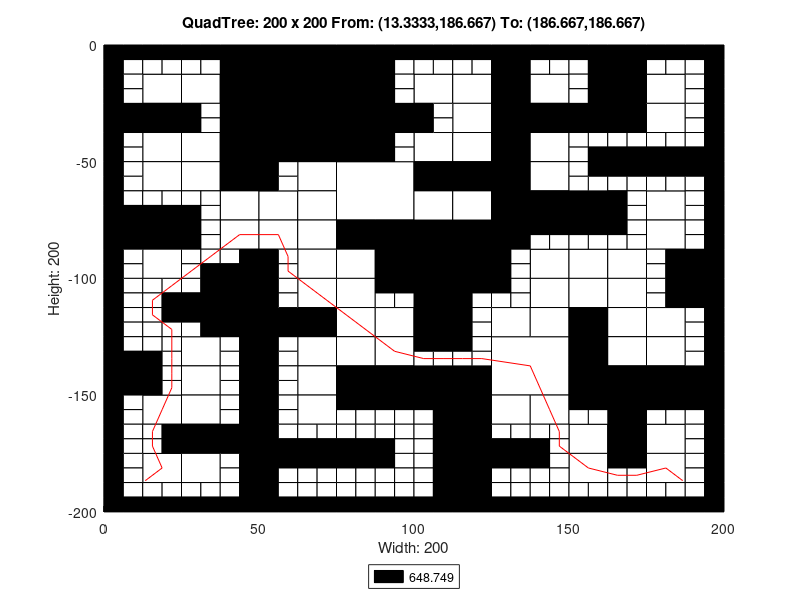

MATLAB code to generate this figure:
axis([0 200 -200 0]);
title('QuadTree: 200 x 200 From: (13.3333,186.667) To: (186.667,186.667)');
xlabel('Width: 200');
ylabel('Height: 200');
rectangle('Position',[50 -25 25 25], 'FaceColor',[0 0 0]);
rectangle('Position',[50 -50 25 25], 'FaceColor',[0 0 0]);
rectangle('Position',[75 -75 25 25], 'FaceColor',[1 1 1]);
rectangle('Position',[100 -100 25 25], 'FaceColor',[0 0 0]);
rectangle('Position',[125 -150 25 25], 'FaceColor',[1 1 1]);
rectangle('Position',[12.5 -25 12.5 12.5], 'FaceColor',[1 1 1]);
rectangle('Position',[37.5 -12.5 12.5 12.5], 'FaceColor',[0 0 0]);
rectangle('Position',[25 -25 12.5 12.5], 'FaceColor',[1 1 1]);
rectangle('Position',[37.5 -25 12.5 12.5], 'FaceColor',[0 0 0]);
rectangle('Position',[0 -37.5 12.5 12.5], 'FaceColor',[0 0 0]);
rectangle('Position',[12.5 -37.5 12.5 12.5], 'FaceColor',[0 0 0]);
rectangle('Position',[12.5 -50 12.5 12.5], 'FaceColor',[1 1 1]);
rectangle('Position',[37.5 -37.5 12.5 12.5], 'FaceColor',[0 0 0]);
rectangle('Position',[25 -50 12.5 12.5], 'FaceColor',[1 1 1]);
rectangle('Position',[37.5 -50 12.5 12.5], 'FaceColor',[0 0 0]);
rectangle('Position',[75 -12.5 12.5 12.5], 'FaceColor',[0 0 0]);
rectangle('Position',[75 -25 12.5 12.5], 'FaceColor',[0 0 0]);
rectangle('Position',[75 -37.5 12.5 12.5], 'FaceColor',[0 0 0]);
rectangle('Position',[87.5 -37.5 12.5 12.5], 'FaceColor',[0 0 0]);
rectangle('Position',[75 -50 12.5 12.5], 'FaceColor',[0 0 0]);
rectangle('Position',[12.5 -62.5 12.5 12.5], 'FaceColor',[1 1 1]);
rectangle('Position',[25 -62.5 12.5 12.5], 'FaceColor',[1 1 1]);
rectangle('Position',[37.5 -62.5 12.5 12.5], 'FaceColor',[0 0 0]);
rectangle('Position',[37.5 -75 12.5 12.5], 'FaceColor',[1 1 1]);
rectangle('Position',[0 -87.5 12.5 12.5], 'FaceColor',[0 0 0]);
rectangle('Position',[12.5 -87.5 12.5 12.5], 'FaceColor',[0 0 0]);
rectangle('Position',[12.5 -100 12.5 12.5], 'FaceColor',[1 1 1]);
rectangle('Position',[37.5 -87.5 12.5 12.5], 'FaceColor',[1 1 1]);
rectangle('Position',[62.5 -62.5 12.5 12.5], 'FaceColor',[1 1 1]);
rectangle('Position',[50 -75 12.5 12.5], 'FaceColor',[1 1 1]);
rectangle('Position',[62.5 -75 12.5 12.5], 'FaceColor',[1 1 1]);
rectangle('Position',[50 -87.5 12.5 12.5], 'FaceColor',[1 1 1]);
rectangle('Position',[62.5 -87.5 12.5 12.5], 'FaceColor',[1 1 1]);
rectangle('Position',[62.5 -100 12.5 12.5], 'FaceColor',[1 1 1]);
rectangle('Position',[75 -87.5 12.5 12.5], 'FaceColor',[0 0 0]);
rectangle('Position',[87.5 -87.5 12.5 12.5], 'FaceColor',[0 0 0]);
rectangle('Position',[75 -100 12.5 12.5], 'FaceColor',[1 1 1]);
rectangle('Position',[87.5 -100 12.5 12.5], 'FaceColor',[0 0 0]);
rectangle('Position',[100 -25 12.5 12.5], 'FaceColor',[1 1 1]);
rectangle('Position',[112.5 -25 12.5 12.5], 'FaceColor',[1 1 1]);
rectangle('Position',[125 -12.5 12.5 12.5], 'FaceColor',[0 0 0]);
rectangle('Position',[125 -25 12.5 12.5], 'FaceColor',[0 0 0]);
rectangle('Position',[137.5 -25 12.5 12.5], 'FaceColor',[1 1 1]);
rectangle('Position',[112.5 -37.5 12.5 12.5], 'FaceColor',[1 1 1]);
rectangle('Position',[100 -50 12.5 12.5], 'FaceColor',[1 1 1]);
rectangle('Position',[112.5 -50 12.5 12.5], 'FaceColor',[1 1 1]);
rectangle('Position',[125 -37.5 12.5 12.5], 'FaceColor',[0 0 0]);
rectangle('Position',[137.5 -37.5 12.5 12.5], 'FaceColor',[0 0 0]);
rectangle('Position',[125 -50 12.5 12.5], 'FaceColor',[0 0 0]);
rectangle('Position',[137.5 -50 12.5 12.5], 'FaceColor',[1 1 1]);
rectangle('Position',[162.5 -12.5 12.5 12.5], 'FaceColor',[0 0 0]);
rectangle('Position',[162.5 -25 12.5 12.5], 'FaceColor',[0 0 0]);
rectangle('Position',[175 -25 12.5 12.5], 'FaceColor',[1 1 1]);
rectangle('Position',[150 -37.5 12.5 12.5], 'FaceColor',[0 0 0]);
rectangle('Position',[162.5 -37.5 12.5 12.5], 'FaceColor',[0 0 0]);
rectangle('Position',[175 -37.5 12.5 12.5], 'FaceColor',[1 1 1]);
rectangle('Position',[100 -62.5 12.5 12.5], 'FaceColor',[0 0 0]);
rectangle('Position',[112.5 -62.5 12.5 12.5], 'FaceColor',[0 0 0]);
rectangle('Position',[100 -75 12.5 12.5], 'FaceColor',[1 1 1]);
rectangle('Position',[112.5 -75 12.5 12.5], 'FaceColor',[1 1 1]);
rectangle('Position',[125 -62.5 12.5 12.5], 'FaceColor',[0 0 0]);
rectangle('Position',[137.5 -62.5 12.5 12.5], 'FaceColor',[1 1 1]);
rectangle('Position',[125 -75 12.5 12.5], 'FaceColor',[0 0 0]);
rectangle('Position',[137.5 -75 12.5 12.5], 'FaceColor',[0 0 0]);
rectangle('Position',[125 -87.5 12.5 12.5], 'FaceColor',[0 0 0]);
rectangle('Position',[137.5 -100 12.5 12.5], 'FaceColor',[1 1 1]);
rectangle('Position',[150 -75 12.5 12.5], 'FaceColor',[0 0 0]);
rectangle('Position',[175 -75 12.5 12.5], 'FaceColor',[1 1 1]);
rectangle('Position',[150 -100 12.5 12.5], 'FaceColor',[1 1 1]);
rectangle('Position',[162.5 -100 12.5 12.5], 'FaceColor',[1 1 1]);
rectangle('Position',[175 -87.5 12.5 12.5], 'FaceColor',[1 1 1]);
rectangle('Position',[187.5 -100 12.5 12.5], 'FaceColor',[0 0 0]);
rectangle('Position',[37.5 -112.5 12.5 12.5], 'FaceColor',[0 0 0]);
rectangle('Position',[37.5 -125 12.5 12.5], 'FaceColor',[0 0 0]);
rectangle('Position',[0 -150 12.5 12.5], 'FaceColor',[0 0 0]);
rectangle('Position',[25 -137.5 12.5 12.5], 'FaceColor',[1 1 1]);
rectangle('Position',[25 -150 12.5 12.5], 'FaceColor',[1 1 1]);
rectangle('Position',[62.5 -112.5 12.5 12.5], 'FaceColor',[1 1 1]);
rectangle('Position',[50 -125 12.5 12.5], 'FaceColor',[0 0 0]);
rectangle('Position',[62.5 -125 12.5 12.5], 'FaceColor',[0 0 0]);
rectangle('Position',[75 -112.5 12.5 12.5], 'FaceColor',[1 1 1]);
rectangle('Position',[75 -125 12.5 12.5], 'FaceColor',[1 1 1]);
rectangle('Position',[87.5 -125 12.5 12.5], 'FaceColor',[1 1 1]);
rectangle('Position',[62.5 -137.5 12.5 12.5], 'FaceColor',[1 1 1]);
rectangle('Position',[62.5 -150 12.5 12.5], 'FaceColor',[1 1 1]);
rectangle('Position',[75 -137.5 12.5 12.5], 'FaceColor',[1 1 1]);
rectangle('Position',[87.5 -137.5 12.5 12.5], 'FaceColor',[1 1 1]);
rectangle('Position',[75 -150 12.5 12.5], 'FaceColor',[0 0 0]);
rectangle('Position',[87.5 -150 12.5 12.5], 'FaceColor',[0 0 0]);
rectangle('Position',[12.5 -162.5 12.5 12.5], 'FaceColor',[1 1 1]);
rectangle('Position',[25 -162.5 12.5 12.5], 'FaceColor',[1 1 1]);
rectangle('Position',[25 -175 12.5 12.5], 'FaceColor',[0 0 0]);
rectangle('Position',[37.5 -175 12.5 12.5], 'FaceColor',[0 0 0]);
rectangle('Position',[12.5 -187.5 12.5 12.5], 'FaceColor',[1 1 1]);
rectangle('Position',[25 -187.5 12.5 12.5], 'FaceColor',[1 1 1]);
rectangle('Position',[62.5 -162.5 12.5 12.5], 'FaceColor',[1 1 1]);
rectangle('Position',[100 -112.5 12.5 12.5], 'FaceColor',[0 0 0]);
rectangle('Position',[100 -125 12.5 12.5], 'FaceColor',[0 0 0]);
rectangle('Position',[137.5 -112.5 12.5 12.5], 'FaceColor',[1 1 1]);
rectangle('Position',[125 -125 12.5 12.5], 'FaceColor',[1 1 1]);
rectangle('Position',[137.5 -125 12.5 12.5], 'FaceColor',[1 1 1]);
rectangle('Position',[100 -150 12.5 12.5], 'FaceColor',[0 0 0]);
rectangle('Position',[112.5 -150 12.5 12.5], 'FaceColor',[0 0 0]);
rectangle('Position',[150 -112.5 12.5 12.5], 'FaceColor',[1 1 1]);
rectangle('Position',[162.5 -112.5 12.5 12.5], 'FaceColor',[1 1 1]);
rectangle('Position',[150 -125 12.5 12.5], 'FaceColor',[0 0 0]);
rectangle('Position',[162.5 -125 12.5 12.5], 'FaceColor',[1 1 1]);
rectangle('Position',[187.5 -112.5 12.5 12.5], 'FaceColor',[0 0 0]);
rectangle('Position',[175 -125 12.5 12.5], 'FaceColor',[1 1 1]);
rectangle('Position',[150 -137.5 12.5 12.5], 'FaceColor',[0 0 0]);
rectangle('Position',[162.5 -137.5 12.5 12.5], 'FaceColor',[1 1 1]);
rectangle('Position',[150 -150 12.5 12.5], 'FaceColor',[0 0 0]);
rectangle('Position',[162.5 -150 12.5 12.5], 'FaceColor',[0 0 0]);
rectangle('Position',[175 -137.5 12.5 12.5], 'FaceColor',[1 1 1]);
rectangle('Position',[175 -150 12.5 12.5], 'FaceColor',[0 0 0]);
rectangle('Position',[187.5 -150 12.5 12.5], 'FaceColor',[0 0 0]);
rectangle('Position',[112.5 -162.5 12.5 12.5], 'FaceColor',[0 0 0]);
rectangle('Position',[112.5 -175 12.5 12.5], 'FaceColor',[0 0 0]);
rectangle('Position',[125 -162.5 12.5 12.5], 'FaceColor',[1 1 1]);
rectangle('Position',[137.5 -162.5 12.5 12.5], 'FaceColor',[1 1 1]);
rectangle('Position',[112.5 -187.5 12.5 12.5], 'FaceColor',[0 0 0]);
rectangle('Position',[112.5 -200 12.5 12.5], 'FaceColor',[0 0 0]);
rectangle('Position',[162.5 -162.5 12.5 12.5], 'FaceColor',[0 0 0]);
rectangle('Position',[150 -175 12.5 12.5], 'FaceColor',[1 1 1]);
rectangle('Position',[162.5 -175 12.5 12.5], 'FaceColor',[0 0 0]);
rectangle('Position',[175 -175 12.5 12.5], 'FaceColor',[1 1 1]);
rectangle('Position',[150 -187.5 12.5 12.5], 'FaceColor',[1 1 1]);
rectangle('Position',[175 -187.5 12.5 12.5], 'FaceColor',[1 1 1]);
rectangle('Position',[0 -6.25 6.25 6.25], 'FaceColor',[0 0 0]);
rectangle('Position',[6.25 -6.25 6.25 6.25], 'FaceColor',[0 0 0]);
rectangle('Position',[0 -12.5 6.25 6.25], 'FaceColor',[0 0 0]);
rectangle('Position',[6.25 -12.5 6.25 6.25], 'FaceColor',[1 1 1]);
rectangle('Position',[12.5 -6.25 6.25 6.25], 'FaceColor',[0 0 0]);
rectangle('Position',[18.75 -6.25 6.25 6.25], 'FaceColor',[0 0 0]);
rectangle('Position',[12.5 -12.5 6.25 6.25], 'FaceColor',[1 1 1]);
rectangle('Position',[18.75 -12.5 6.25 6.25], 'FaceColor',[1 1 1]);
rectangle('Position',[0 -18.75 6.25 6.25], 'FaceColor',[0 0 0]);
rectangle('Position',[6.25 -18.75 6.25 6.25], 'FaceColor',[1 1 1]);
rectangle('Position',[0 -25 6.25 6.25], 'FaceColor',[0 0 0]);
rectangle('Position',[6.25 -25 6.25 6.25], 'FaceColor',[1 1 1]);
rectangle('Position',[25 -6.25 6.25 6.25], 'FaceColor',[0 0 0]);
rectangle('Position',[31.25 -6.25 6.25 6.25], 'FaceColor',[0 0 0]);
rectangle('Position',[25 -12.5 6.25 6.25], 'FaceColor',[1 1 1]);
rectangle('Position',[31.25 -12.5 6.25 6.25], 'FaceColor',[1 1 1]);
rectangle('Position',[0 -43.75 6.25 6.25], 'FaceColor',[0 0 0]);
rectangle('Position',[6.25 -43.75 6.25 6.25], 'FaceColor',[1 1 1]);
rectangle('Position',[0 -50 6.25 6.25], 'FaceColor',[0 0 0]);
rectangle('Position',[6.25 -50 6.25 6.25], 'FaceColor',[1 1 1]);
rectangle('Position',[25 -31.25 6.25 6.25], 'FaceColor',[0 0 0]);
rectangle('Position',[31.25 -31.25 6.25 6.25], 'FaceColor',[1 1 1]);
rectangle('Position',[25 -37.5 6.25 6.25], 'FaceColor',[0 0 0]);
rectangle('Position',[31.25 -37.5 6.25 6.25], 'FaceColor',[1 1 1]);
rectangle('Position',[87.5 -6.25 6.25 6.25], 'FaceColor',[0 0 0]);
rectangle('Position',[93.75 -6.25 6.25 6.25], 'FaceColor',[0 0 0]);
rectangle('Position',[87.5 -12.5 6.25 6.25], 'FaceColor',[0 0 0]);
rectangle('Position',[93.75 -12.5 6.25 6.25], 'FaceColor',[1 1 1]);
rectangle('Position',[87.5 -18.75 6.25 6.25], 'FaceColor',[0 0 0]);
rectangle('Position',[93.75 -18.75 6.25 6.25], 'FaceColor',[1 1 1]);
rectangle('Position',[87.5 -25 6.25 6.25], 'FaceColor',[0 0 0]);
rectangle('Position',[93.75 -25 6.25 6.25], 'FaceColor',[1 1 1]);
rectangle('Position',[87.5 -43.75 6.25 6.25], 'FaceColor',[0 0 0]);
rectangle('Position',[93.75 -43.75 6.25 6.25], 'FaceColor',[1 1 1]);
rectangle('Position',[87.5 -50 6.25 6.25], 'FaceColor',[0 0 0]);
rectangle('Position',[93.75 -50 6.25 6.25], 'FaceColor',[1 1 1]);
rectangle('Position',[0 -56.25 6.25 6.25], 'FaceColor',[0 0 0]);
rectangle('Position',[6.25 -56.25 6.25 6.25], 'FaceColor',[1 1 1]);
rectangle('Position',[0 -62.5 6.25 6.25], 'FaceColor',[0 0 0]);
rectangle('Position',[6.25 -62.5 6.25 6.25], 'FaceColor',[1 1 1]);
rectangle('Position',[0 -68.75 6.25 6.25], 'FaceColor',[0 0 0]);
rectangle('Position',[6.25 -68.75 6.25 6.25], 'FaceColor',[1 1 1]);
rectangle('Position',[0 -75 6.25 6.25], 'FaceColor',[0 0 0]);
rectangle('Position',[6.25 -75 6.25 6.25], 'FaceColor',[0 0 0]);
rectangle('Position',[12.5 -68.75 6.25 6.25], 'FaceColor',[1 1 1]);
rectangle('Position',[18.75 -68.75 6.25 6.25], 'FaceColor',[1 1 1]);
rectangle('Position',[12.5 -75 6.25 6.25], 'FaceColor',[0 0 0]);
rectangle('Position',[18.75 -75 6.25 6.25], 'FaceColor',[0 0 0]);
rectangle('Position',[25 -68.75 6.25 6.25], 'FaceColor',[1 1 1]);
rectangle('Position',[31.25 -68.75 6.25 6.25], 'FaceColor',[1 1 1]);
rectangle('Position',[25 -75 6.25 6.25], 'FaceColor',[0 0 0]);
rectangle('Position',[31.25 -75 6.25 6.25], 'FaceColor',[1 1 1]);
rectangle('Position',[0 -93.75 6.25 6.25], 'FaceColor',[0 0 0]);
rectangle('Position',[6.25 -93.75 6.25 6.25], 'FaceColor',[1 1 1]);
rectangle('Position',[0 -100 6.25 6.25], 'FaceColor',[0 0 0]);
rectangle('Position',[6.25 -100 6.25 6.25], 'FaceColor',[1 1 1]);
rectangle('Position',[25 -81.25 6.25 6.25], 'FaceColor',[0 0 0]);
rectangle('Position',[31.25 -81.25 6.25 6.25], 'FaceColor',[1 1 1]);
rectangle('Position',[25 -87.5 6.25 6.25], 'FaceColor',[0 0 0]);
rectangle('Position',[31.25 -87.5 6.25 6.25], 'FaceColor',[1 1 1]);
rectangle('Position',[25 -93.75 6.25 6.25], 'FaceColor',[1 1 1]);
rectangle('Position',[31.25 -93.75 6.25 6.25], 'FaceColor',[1 1 1]);
rectangle('Position',[25 -100 6.25 6.25], 'FaceColor',[1 1 1]);
rectangle('Position',[31.25 -100 6.25 6.25], 'FaceColor',[0 0 0]);
rectangle('Position',[37.5 -93.75 6.25 6.25], 'FaceColor',[1 1 1]);
rectangle('Position',[43.75 -93.75 6.25 6.25], 'FaceColor',[0 0 0]);
rectangle('Position',[37.5 -100 6.25 6.25], 'FaceColor',[0 0 0]);
rectangle('Position',[43.75 -100 6.25 6.25], 'FaceColor',[0 0 0]);
rectangle('Position',[50 -56.25 6.25 6.25], 'FaceColor',[0 0 0]);
rectangle('Position',[56.25 -56.25 6.25 6.25], 'FaceColor',[1 1 1]);
rectangle('Position',[50 -62.5 6.25 6.25], 'FaceColor',[0 0 0]);
rectangle('Position',[56.25 -62.5 6.25 6.25], 'FaceColor',[1 1 1]);
rectangle('Position',[50 -93.75 6.25 6.25], 'FaceColor',[0 0 0]);
rectangle('Position',[56.25 -93.75 6.25 6.25], 'FaceColor',[1 1 1]);
rectangle('Position',[50 -100 6.25 6.25], 'FaceColor',[0 0 0]);
rectangle('Position',[56.25 -100 6.25 6.25], 'FaceColor',[1 1 1]);
rectangle('Position',[100 -6.25 6.25 6.25], 'FaceColor',[0 0 0]);
rectangle('Position',[106.25 -6.25 6.25 6.25], 'FaceColor',[0 0 0]);
rectangle('Position',[100 -12.5 6.25 6.25], 'FaceColor',[1 1 1]);
rectangle('Position',[106.25 -12.5 6.25 6.25], 'FaceColor',[1 1 1]);
rectangle('Position',[112.5 -6.25 6.25 6.25], 'FaceColor',[0 0 0]);
rectangle('Position',[118.75 -6.25 6.25 6.25], 'FaceColor',[0 0 0]);
rectangle('Position',[112.5 -12.5 6.25 6.25], 'FaceColor',[1 1 1]);
rectangle('Position',[118.75 -12.5 6.25 6.25], 'FaceColor',[1 1 1]);
rectangle('Position',[137.5 -6.25 6.25 6.25], 'FaceColor',[0 0 0]);
rectangle('Position',[143.75 -6.25 6.25 6.25], 'FaceColor',[0 0 0]);
rectangle('Position',[137.5 -12.5 6.25 6.25], 'FaceColor',[1 1 1]);
rectangle('Position',[143.75 -12.5 6.25 6.25], 'FaceColor',[1 1 1]);
rectangle('Position',[100 -31.25 6.25 6.25], 'FaceColor',[0 0 0]);
rectangle('Position',[106.25 -31.25 6.25 6.25], 'FaceColor',[1 1 1]);
rectangle('Position',[100 -37.5 6.25 6.25], 'FaceColor',[0 0 0]);
rectangle('Position',[106.25 -37.5 6.25 6.25], 'FaceColor',[1 1 1]);
rectangle('Position',[150 -6.25 6.25 6.25], 'FaceColor',[0 0 0]);
rectangle('Position',[156.25 -6.25 6.25 6.25], 'FaceColor',[0 0 0]);
rectangle('Position',[150 -12.5 6.25 6.25], 'FaceColor',[1 1 1]);
rectangle('Position',[156.25 -12.5 6.25 6.25], 'FaceColor',[0 0 0]);
rectangle('Position',[150 -18.75 6.25 6.25], 'FaceColor',[1 1 1]);
rectangle('Position',[156.25 -18.75 6.25 6.25], 'FaceColor',[0 0 0]);
rectangle('Position',[150 -25 6.25 6.25], 'FaceColor',[1 1 1]);
rectangle('Position',[156.25 -25 6.25 6.25], 'FaceColor',[0 0 0]);
rectangle('Position',[175 -6.25 6.25 6.25], 'FaceColor',[0 0 0]);
rectangle('Position',[181.25 -6.25 6.25 6.25], 'FaceColor',[0 0 0]);
rectangle('Position',[175 -12.5 6.25 6.25], 'FaceColor',[1 1 1]);
rectangle('Position',[181.25 -12.5 6.25 6.25], 'FaceColor',[1 1 1]);
rectangle('Position',[187.5 -6.25 6.25 6.25], 'FaceColor',[0 0 0]);
rectangle('Position',[193.75 -6.25 6.25 6.25], 'FaceColor',[0 0 0]);
rectangle('Position',[187.5 -12.5 6.25 6.25], 'FaceColor',[1 1 1]);
rectangle('Position',[193.75 -12.5 6.25 6.25], 'FaceColor',[0 0 0]);
rectangle('Position',[187.5 -18.75 6.25 6.25], 'FaceColor',[1 1 1]);
rectangle('Position',[193.75 -18.75 6.25 6.25], 'FaceColor',[0 0 0]);
rectangle('Position',[187.5 -25 6.25 6.25], 'FaceColor',[1 1 1]);
rectangle('Position',[193.75 -25 6.25 6.25], 'FaceColor',[0 0 0]);
rectangle('Position',[150 -43.75 6.25 6.25], 'FaceColor',[1 1 1]);
rectangle('Position',[156.25 -43.75 6.25 6.25], 'FaceColor',[1 1 1]);
rectangle('Position',[150 -50 6.25 6.25], 'FaceColor',[1 1 1]);
rectangle('Position',[156.25 -50 6.25 6.25], 'FaceColor',[0 0 0]);
rectangle('Position',[162.5 -43.75 6.25 6.25], 'FaceColor',[1 1 1]);
rectangle('Position',[168.75 -43.75 6.25 6.25], 'FaceColor',[1 1 1]);
rectangle('Position',[162.5 -50 6.25 6.25], 'FaceColor',[0 0 0]);
rectangle('Position',[168.75 -50 6.25 6.25], 'FaceColor',[0 0 0]);
rectangle('Position',[187.5 -31.25 6.25 6.25], 'FaceColor',[1 1 1]);
rectangle('Position',[193.75 -31.25 6.25 6.25], 'FaceColor',[0 0 0]);
rectangle('Position',[187.5 -37.5 6.25 6.25], 'FaceColor',[1 1 1]);
rectangle('Position',[193.75 -37.5 6.25 6.25], 'FaceColor',[0 0 0]);
rectangle('Position',[175 -43.75 6.25 6.25], 'FaceColor',[1 1 1]);
rectangle('Position',[181.25 -43.75 6.25 6.25], 'FaceColor',[1 1 1]);
rectangle('Position',[175 -50 6.25 6.25], 'FaceColor',[0 0 0]);
rectangle('Position',[181.25 -50 6.25 6.25], 'FaceColor',[0 0 0]);
rectangle('Position',[187.5 -43.75 6.25 6.25], 'FaceColor',[1 1 1]);
rectangle('Position',[193.75 -43.75 6.25 6.25], 'FaceColor',[0 0 0]);
rectangle('Position',[187.5 -50 6.25 6.25], 'FaceColor',[0 0 0]);
rectangle('Position',[193.75 -50 6.25 6.25], 'FaceColor',[0 0 0]);
rectangle('Position',[137.5 -81.25 6.25 6.25], 'FaceColor',[0 0 0]);
rectangle('Position',[143.75 -81.25 6.25 6.25], 'FaceColor',[0 0 0]);
rectangle('Position',[137.5 -87.5 6.25 6.25], 'FaceColor',[1 1 1]);
rectangle('Position',[143.75 -87.5 6.25 6.25], 'FaceColor',[1 1 1]);
rectangle('Position',[125 -93.75 6.25 6.25], 'FaceColor',[0 0 0]);
rectangle('Position',[131.25 -93.75 6.25 6.25], 'FaceColor',[1 1 1]);
rectangle('Position',[125 -100 6.25 6.25], 'FaceColor',[0 0 0]);
rectangle('Position',[131.25 -100 6.25 6.25], 'FaceColor',[1 1 1]);
rectangle('Position',[150 -56.25 6.25 6.25], 'FaceColor',[1 1 1]);
rectangle('Position',[156.25 -56.25 6.25 6.25], 'FaceColor',[0 0 0]);
rectangle('Position',[150 -62.5 6.25 6.25], 'FaceColor',[1 1 1]);
rectangle('Position',[156.25 -62.5 6.25 6.25], 'FaceColor',[1 1 1]);
rectangle('Position',[162.5 -56.25 6.25 6.25], 'FaceColor',[0 0 0]);
rectangle('Position',[168.75 -56.25 6.25 6.25], 'FaceColor',[0 0 0]);
rectangle('Position',[162.5 -62.5 6.25 6.25], 'FaceColor',[1 1 1]);
rectangle('Position',[168.75 -62.5 6.25 6.25], 'FaceColor',[1 1 1]);
rectangle('Position',[162.5 -68.75 6.25 6.25], 'FaceColor',[0 0 0]);
rectangle('Position',[168.75 -68.75 6.25 6.25], 'FaceColor',[1 1 1]);
rectangle('Position',[162.5 -75 6.25 6.25], 'FaceColor',[0 0 0]);
rectangle('Position',[168.75 -75 6.25 6.25], 'FaceColor',[1 1 1]);
rectangle('Position',[175 -56.25 6.25 6.25], 'FaceColor',[0 0 0]);
rectangle('Position',[181.25 -56.25 6.25 6.25], 'FaceColor',[0 0 0]);
rectangle('Position',[175 -62.5 6.25 6.25], 'FaceColor',[1 1 1]);
rectangle('Position',[181.25 -62.5 6.25 6.25], 'FaceColor',[1 1 1]);
rectangle('Position',[187.5 -56.25 6.25 6.25], 'FaceColor',[0 0 0]);
rectangle('Position',[193.75 -56.25 6.25 6.25], 'FaceColor',[0 0 0]);
rectangle('Position',[187.5 -62.5 6.25 6.25], 'FaceColor',[1 1 1]);
rectangle('Position',[193.75 -62.5 6.25 6.25], 'FaceColor',[0 0 0]);
rectangle('Position',[187.5 -68.75 6.25 6.25], 'FaceColor',[1 1 1]);
rectangle('Position',[193.75 -68.75 6.25 6.25], 'FaceColor',[0 0 0]);
rectangle('Position',[187.5 -75 6.25 6.25], 'FaceColor',[1 1 1]);
rectangle('Position',[193.75 -75 6.25 6.25], 'FaceColor',[0 0 0]);
rectangle('Position',[150 -81.25 6.25 6.25], 'FaceColor',[0 0 0]);
rectangle('Position',[156.25 -81.25 6.25 6.25], 'FaceColor',[0 0 0]);
rectangle('Position',[150 -87.5 6.25 6.25], 'FaceColor',[1 1 1]);
rectangle('Position',[156.25 -87.5 6.25 6.25], 'FaceColor',[1 1 1]);
rectangle('Position',[162.5 -81.25 6.25 6.25], 'FaceColor',[0 0 0]);
rectangle('Position',[168.75 -81.25 6.25 6.25], 'FaceColor',[1 1 1]);
rectangle('Position',[162.5 -87.5 6.25 6.25], 'FaceColor',[1 1 1]);
rectangle('Position',[168.75 -87.5 6.25 6.25], 'FaceColor',[1 1 1]);
rectangle('Position',[187.5 -81.25 6.25 6.25], 'FaceColor',[1 1 1]);
rectangle('Position',[193.75 -81.25 6.25 6.25], 'FaceColor',[0 0 0]);
rectangle('Position',[187.5 -87.5 6.25 6.25], 'FaceColor',[1 1 1]);
rectangle('Position',[193.75 -87.5 6.25 6.25], 'FaceColor',[0 0 0]);
rectangle('Position',[175 -93.75 6.25 6.25], 'FaceColor',[1 1 1]);
rectangle('Position',[181.25 -93.75 6.25 6.25], 'FaceColor',[0 0 0]);
rectangle('Position',[175 -100 6.25 6.25], 'FaceColor',[1 1 1]);
rectangle('Position',[181.25 -100 6.25 6.25], 'FaceColor',[0 0 0]);
rectangle('Position',[0 -106.25 6.25 6.25], 'FaceColor',[0 0 0]);
rectangle('Position',[6.25 -106.25 6.25 6.25], 'FaceColor',[1 1 1]);
rectangle('Position',[0 -112.5 6.25 6.25], 'FaceColor',[0 0 0]);
rectangle('Position',[6.25 -112.5 6.25 6.25], 'FaceColor',[1 1 1]);
rectangle('Position',[12.5 -106.25 6.25 6.25], 'FaceColor',[1 1 1]);
rectangle('Position',[18.75 -106.25 6.25 6.25], 'FaceColor',[1 1 1]);
rectangle('Position',[12.5 -112.5 6.25 6.25], 'FaceColor',[1 1 1]);
rectangle('Position',[18.75 -112.5 6.25 6.25], 'FaceColor',[0 0 0]);
rectangle('Position',[0 -118.75 6.25 6.25], 'FaceColor',[0 0 0]);
rectangle('Position',[6.25 -118.75 6.25 6.25], 'FaceColor',[1 1 1]);
rectangle('Position',[0 -125 6.25 6.25], 'FaceColor',[0 0 0]);
rectangle('Position',[6.25 -125 6.25 6.25], 'FaceColor',[1 1 1]);
rectangle('Position',[12.5 -118.75 6.25 6.25], 'FaceColor',[1 1 1]);
rectangle('Position',[18.75 -118.75 6.25 6.25], 'FaceColor',[0 0 0]);
rectangle('Position',[12.5 -125 6.25 6.25], 'FaceColor',[1 1 1]);
rectangle('Position',[18.75 -125 6.25 6.25], 'FaceColor',[1 1 1]);
rectangle('Position',[25 -106.25 6.25 6.25], 'FaceColor',[1 1 1]);
rectangle('Position',[31.25 -106.25 6.25 6.25], 'FaceColor',[0 0 0]);
rectangle('Position',[25 -112.5 6.25 6.25], 'FaceColor',[0 0 0]);
rectangle('Position',[31.25 -112.5 6.25 6.25], 'FaceColor',[0 0 0]);
rectangle('Position',[25 -118.75 6.25 6.25], 'FaceColor',[0 0 0]);
rectangle('Position',[31.25 -118.75 6.25 6.25], 'FaceColor',[0 0 0]);
rectangle('Position',[25 -125 6.25 6.25], 'FaceColor',[1 1 1]);
rectangle('Position',[31.25 -125 6.25 6.25], 'FaceColor',[0 0 0]);
rectangle('Position',[0 -131.25 6.25 6.25], 'FaceColor',[0 0 0]);
rectangle('Position',[6.25 -131.25 6.25 6.25], 'FaceColor',[1 1 1]);
rectangle('Position',[0 -137.5 6.25 6.25], 'FaceColor',[0 0 0]);
rectangle('Position',[6.25 -137.5 6.25 6.25], 'FaceColor',[0 0 0]);
rectangle('Position',[12.5 -131.25 6.25 6.25], 'FaceColor',[1 1 1]);
rectangle('Position',[18.75 -131.25 6.25 6.25], 'FaceColor',[1 1 1]);
rectangle('Position',[12.5 -137.5 6.25 6.25], 'FaceColor',[0 0 0]);
rectangle('Position',[18.75 -137.5 6.25 6.25], 'FaceColor',[1 1 1]);
rectangle('Position',[12.5 -143.75 6.25 6.25], 'FaceColor',[0 0 0]);
rectangle('Position',[18.75 -143.75 6.25 6.25], 'FaceColor',[1 1 1]);
rectangle('Position',[12.5 -150 6.25 6.25], 'FaceColor',[0 0 0]);
rectangle('Position',[18.75 -150 6.25 6.25], 'FaceColor',[1 1 1]);
rectangle('Position',[37.5 -131.25 6.25 6.25], 'FaceColor',[1 1 1]);
rectangle('Position',[43.75 -131.25 6.25 6.25], 'FaceColor',[0 0 0]);
rectangle('Position',[37.5 -137.5 6.25 6.25], 'FaceColor',[1 1 1]);
rectangle('Position',[43.75 -137.5 6.25 6.25], 'FaceColor',[0 0 0]);
rectangle('Position',[37.5 -143.75 6.25 6.25], 'FaceColor',[1 1 1]);
rectangle('Position',[43.75 -143.75 6.25 6.25], 'FaceColor',[0 0 0]);
rectangle('Position',[37.5 -150 6.25 6.25], 'FaceColor',[1 1 1]);
rectangle('Position',[43.75 -150 6.25 6.25], 'FaceColor',[0 0 0]);
rectangle('Position',[50 -106.25 6.25 6.25], 'FaceColor',[0 0 0]);
rectangle('Position',[56.25 -106.25 6.25 6.25], 'FaceColor',[1 1 1]);
rectangle('Position',[50 -112.5 6.25 6.25], 'FaceColor',[0 0 0]);
rectangle('Position',[56.25 -112.5 6.25 6.25], 'FaceColor',[1 1 1]);
rectangle('Position',[87.5 -106.25 6.25 6.25], 'FaceColor',[0 0 0]);
rectangle('Position',[93.75 -106.25 6.25 6.25], 'FaceColor',[0 0 0]);
rectangle('Position',[87.5 -112.5 6.25 6.25], 'FaceColor',[1 1 1]);
rectangle('Position',[93.75 -112.5 6.25 6.25], 'FaceColor',[1 1 1]);
rectangle('Position',[50 -131.25 6.25 6.25], 'FaceColor',[0 0 0]);
rectangle('Position',[56.25 -131.25 6.25 6.25], 'FaceColor',[1 1 1]);
rectangle('Position',[50 -137.5 6.25 6.25], 'FaceColor',[0 0 0]);
rectangle('Position',[56.25 -137.5 6.25 6.25], 'FaceColor',[1 1 1]);
rectangle('Position',[50 -143.75 6.25 6.25], 'FaceColor',[0 0 0]);
rectangle('Position',[56.25 -143.75 6.25 6.25], 'FaceColor',[1 1 1]);
rectangle('Position',[50 -150 6.25 6.25], 'FaceColor',[0 0 0]);
rectangle('Position',[56.25 -150 6.25 6.25], 'FaceColor',[1 1 1]);
rectangle('Position',[0 -156.25 6.25 6.25], 'FaceColor',[0 0 0]);
rectangle('Position',[6.25 -156.25 6.25 6.25], 'FaceColor',[1 1 1]);
rectangle('Position',[0 -162.5 6.25 6.25], 'FaceColor',[0 0 0]);
rectangle('Position',[6.25 -162.5 6.25 6.25], 'FaceColor',[1 1 1]);
rectangle('Position',[0 -168.75 6.25 6.25], 'FaceColor',[0 0 0]);
rectangle('Position',[6.25 -168.75 6.25 6.25], 'FaceColor',[1 1 1]);
rectangle('Position',[0 -175 6.25 6.25], 'FaceColor',[0 0 0]);
rectangle('Position',[6.25 -175 6.25 6.25], 'FaceColor',[1 1 1]);
rectangle('Position',[12.5 -168.75 6.25 6.25], 'FaceColor',[1 1 1]);
rectangle('Position',[18.75 -168.75 6.25 6.25], 'FaceColor',[0 0 0]);
rectangle('Position',[12.5 -175 6.25 6.25], 'FaceColor',[1 1 1]);
rectangle('Position',[18.75 -175 6.25 6.25], 'FaceColor',[0 0 0]);
rectangle('Position',[37.5 -156.25 6.25 6.25], 'FaceColor',[1 1 1]);
rectangle('Position',[43.75 -156.25 6.25 6.25], 'FaceColor',[0 0 0]);
rectangle('Position',[37.5 -162.5 6.25 6.25], 'FaceColor',[1 1 1]);
rectangle('Position',[43.75 -162.5 6.25 6.25], 'FaceColor',[0 0 0]);
rectangle('Position',[0 -181.25 6.25 6.25], 'FaceColor',[0 0 0]);
rectangle('Position',[6.25 -181.25 6.25 6.25], 'FaceColor',[1 1 1]);
rectangle('Position',[0 -187.5 6.25 6.25], 'FaceColor',[0 0 0]);
rectangle('Position',[6.25 -187.5 6.25 6.25], 'FaceColor',[1 1 1]);
rectangle('Position',[0 -193.75 6.25 6.25], 'FaceColor',[0 0 0]);
rectangle('Position',[6.25 -193.75 6.25 6.25], 'FaceColor',[1 1 1]);
rectangle('Position',[0 -200 6.25 6.25], 'FaceColor',[0 0 0]);
rectangle('Position',[6.25 -200 6.25 6.25], 'FaceColor',[0 0 0]);
rectangle('Position',[12.5 -193.75 6.25 6.25], 'FaceColor',[1 1 1]);
rectangle('Position',[18.75 -193.75 6.25 6.25], 'FaceColor',[1 1 1]);
rectangle('Position',[12.5 -200 6.25 6.25], 'FaceColor',[0 0 0]);
rectangle('Position',[18.75 -200 6.25 6.25], 'FaceColor',[0 0 0]);
rectangle('Position',[37.5 -181.25 6.25 6.25], 'FaceColor',[1 1 1]);
rectangle('Position',[43.75 -181.25 6.25 6.25], 'FaceColor',[0 0 0]);
rectangle('Position',[37.5 -187.5 6.25 6.25], 'FaceColor',[1 1 1]);
rectangle('Position',[43.75 -187.5 6.25 6.25], 'FaceColor',[0 0 0]);
rectangle('Position',[25 -193.75 6.25 6.25], 'FaceColor',[1 1 1]);
rectangle('Position',[31.25 -193.75 6.25 6.25], 'FaceColor',[1 1 1]);
rectangle('Position',[25 -200 6.25 6.25], 'FaceColor',[0 0 0]);
rectangle('Position',[31.25 -200 6.25 6.25], 'FaceColor',[0 0 0]);
rectangle('Position',[37.5 -193.75 6.25 6.25], 'FaceColor',[1 1 1]);
rectangle('Position',[43.75 -193.75 6.25 6.25], 'FaceColor',[0 0 0]);
rectangle('Position',[37.5 -200 6.25 6.25], 'FaceColor',[0 0 0]);
rectangle('Position',[43.75 -200 6.25 6.25], 'FaceColor',[0 0 0]);
rectangle('Position',[50 -156.25 6.25 6.25], 'FaceColor',[0 0 0]);
rectangle('Position',[56.25 -156.25 6.25 6.25], 'FaceColor',[1 1 1]);
rectangle('Position',[50 -162.5 6.25 6.25], 'FaceColor',[0 0 0]);
rectangle('Position',[56.25 -162.5 6.25 6.25], 'FaceColor',[1 1 1]);
rectangle('Position',[50 -168.75 6.25 6.25], 'FaceColor',[0 0 0]);
rectangle('Position',[56.25 -168.75 6.25 6.25], 'FaceColor',[1 1 1]);
rectangle('Position',[50 -175 6.25 6.25], 'FaceColor',[0 0 0]);
rectangle('Position',[56.25 -175 6.25 6.25], 'FaceColor',[0 0 0]);
rectangle('Position',[62.5 -168.75 6.25 6.25], 'FaceColor',[1 1 1]);
rectangle('Position',[68.75 -168.75 6.25 6.25], 'FaceColor',[1 1 1]);
rectangle('Position',[62.5 -175 6.25 6.25], 'FaceColor',[0 0 0]);
rectangle('Position',[68.75 -175 6.25 6.25], 'FaceColor',[0 0 0]);
rectangle('Position',[75 -156.25 6.25 6.25], 'FaceColor',[0 0 0]);
rectangle('Position',[81.25 -156.25 6.25 6.25], 'FaceColor',[0 0 0]);
rectangle('Position',[75 -162.5 6.25 6.25], 'FaceColor',[1 1 1]);
rectangle('Position',[81.25 -162.5 6.25 6.25], 'FaceColor',[1 1 1]);
rectangle('Position',[87.5 -156.25 6.25 6.25], 'FaceColor',[0 0 0]);
rectangle('Position',[93.75 -156.25 6.25 6.25], 'FaceColor',[0 0 0]);
rectangle('Position',[87.5 -162.5 6.25 6.25], 'FaceColor',[1 1 1]);
rectangle('Position',[93.75 -162.5 6.25 6.25], 'FaceColor',[1 1 1]);
rectangle('Position',[75 -168.75 6.25 6.25], 'FaceColor',[1 1 1]);
rectangle('Position',[81.25 -168.75 6.25 6.25], 'FaceColor',[1 1 1]);
rectangle('Position',[75 -175 6.25 6.25], 'FaceColor',[0 0 0]);
rectangle('Position',[81.25 -175 6.25 6.25], 'FaceColor',[0 0 0]);
rectangle('Position',[87.5 -168.75 6.25 6.25], 'FaceColor',[1 1 1]);
rectangle('Position',[93.75 -168.75 6.25 6.25], 'FaceColor',[1 1 1]);
rectangle('Position',[87.5 -175 6.25 6.25], 'FaceColor',[0 0 0]);
rectangle('Position',[93.75 -175 6.25 6.25], 'FaceColor',[1 1 1]);
rectangle('Position',[50 -181.25 6.25 6.25], 'FaceColor',[0 0 0]);
rectangle('Position',[56.25 -181.25 6.25 6.25], 'FaceColor',[0 0 0]);
rectangle('Position',[50 -187.5 6.25 6.25], 'FaceColor',[0 0 0]);
rectangle('Position',[56.25 -187.5 6.25 6.25], 'FaceColor',[1 1 1]);
rectangle('Position',[62.5 -181.25 6.25 6.25], 'FaceColor',[0 0 0]);
rectangle('Position',[68.75 -181.25 6.25 6.25], 'FaceColor',[0 0 0]);
rectangle('Position',[62.5 -187.5 6.25 6.25], 'FaceColor',[1 1 1]);
rectangle('Position',[68.75 -187.5 6.25 6.25], 'FaceColor',[1 1 1]);
rectangle('Position',[50 -193.75 6.25 6.25], 'FaceColor',[0 0 0]);
rectangle('Position',[56.25 -193.75 6.25 6.25], 'FaceColor',[1 1 1]);
rectangle('Position',[50 -200 6.25 6.25], 'FaceColor',[0 0 0]);
rectangle('Position',[56.25 -200 6.25 6.25], 'FaceColor',[0 0 0]);
rectangle('Position',[62.5 -193.75 6.25 6.25], 'FaceColor',[1 1 1]);
rectangle('Position',[68.75 -193.75 6.25 6.25], 'FaceColor',[1 1 1]);
rectangle('Position',[62.5 -200 6.25 6.25], 'FaceColor',[0 0 0]);
rectangle('Position',[68.75 -200 6.25 6.25], 'FaceColor',[0 0 0]);
rectangle('Position',[75 -181.25 6.25 6.25], 'FaceColor',[0 0 0]);
rectangle('Position',[81.25 -181.25 6.25 6.25], 'FaceColor',[0 0 0]);
rectangle('Position',[75 -187.5 6.25 6.25], 'FaceColor',[1 1 1]);
rectangle('Position',[81.25 -187.5 6.25 6.25], 'FaceColor',[1 1 1]);
rectangle('Position',[87.5 -181.25 6.25 6.25], 'FaceColor',[0 0 0]);
rectangle('Position',[93.75 -181.25 6.25 6.25], 'FaceColor',[1 1 1]);
rectangle('Position',[87.5 -187.5 6.25 6.25], 'FaceColor',[1 1 1]);
rectangle('Position',[93.75 -187.5 6.25 6.25], 'FaceColor',[1 1 1]);
rectangle('Position',[75 -193.75 6.25 6.25], 'FaceColor',[1 1 1]);
rectangle('Position',[81.25 -193.75 6.25 6.25], 'FaceColor',[1 1 1]);
rectangle('Position',[75 -200 6.25 6.25], 'FaceColor',[0 0 0]);
rectangle('Position',[81.25 -200 6.25 6.25], 'FaceColor',[0 0 0]);
rectangle('Position',[87.5 -193.75 6.25 6.25], 'FaceColor',[1 1 1]);
rectangle('Position',[93.75 -193.75 6.25 6.25], 'FaceColor',[1 1 1]);
rectangle('Position',[87.5 -200 6.25 6.25], 'FaceColor',[0 0 0]);
rectangle('Position',[93.75 -200 6.25 6.25], 'FaceColor',[0 0 0]);
rectangle('Position',[112.5 -106.25 6.25 6.25], 'FaceColor',[0 0 0]);
rectangle('Position',[118.75 -106.25 6.25 6.25], 'FaceColor',[0 0 0]);
rectangle('Position',[112.5 -112.5 6.25 6.25], 'FaceColor',[0 0 0]);
rectangle('Position',[118.75 -112.5 6.25 6.25], 'FaceColor',[1 1 1]);
rectangle('Position',[112.5 -118.75 6.25 6.25], 'FaceColor',[0 0 0]);
rectangle('Position',[118.75 -118.75 6.25 6.25], 'FaceColor',[1 1 1]);
rectangle('Position',[112.5 -125 6.25 6.25], 'FaceColor',[0 0 0]);
rectangle('Position',[118.75 -125 6.25 6.25], 'FaceColor',[1 1 1]);
rectangle('Position',[125 -106.25 6.25 6.25], 'FaceColor',[0 0 0]);
rectangle('Position',[131.25 -106.25 6.25 6.25], 'FaceColor',[1 1 1]);
rectangle('Position',[125 -112.5 6.25 6.25], 'FaceColor',[1 1 1]);
rectangle('Position',[131.25 -112.5 6.25 6.25], 'FaceColor',[1 1 1]);
rectangle('Position',[100 -131.25 6.25 6.25], 'FaceColor',[0 0 0]);
rectangle('Position',[106.25 -131.25 6.25 6.25], 'FaceColor',[0 0 0]);
rectangle('Position',[100 -137.5 6.25 6.25], 'FaceColor',[1 1 1]);
rectangle('Position',[106.25 -137.5 6.25 6.25], 'FaceColor',[1 1 1]);
rectangle('Position',[112.5 -131.25 6.25 6.25], 'FaceColor',[0 0 0]);
rectangle('Position',[118.75 -131.25 6.25 6.25], 'FaceColor',[1 1 1]);
rectangle('Position',[112.5 -137.5 6.25 6.25], 'FaceColor',[1 1 1]);
rectangle('Position',[118.75 -137.5 6.25 6.25], 'FaceColor',[1 1 1]);
rectangle('Position',[175 -106.25 6.25 6.25], 'FaceColor',[1 1 1]);
rectangle('Position',[181.25 -106.25 6.25 6.25], 'FaceColor',[0 0 0]);
rectangle('Position',[175 -112.5 6.25 6.25], 'FaceColor',[1 1 1]);
rectangle('Position',[181.25 -112.5 6.25 6.25], 'FaceColor',[0 0 0]);
rectangle('Position',[187.5 -118.75 6.25 6.25], 'FaceColor',[1 1 1]);
rectangle('Position',[193.75 -118.75 6.25 6.25], 'FaceColor',[0 0 0]);
rectangle('Position',[187.5 -125 6.25 6.25], 'FaceColor',[1 1 1]);
rectangle('Position',[193.75 -125 6.25 6.25], 'FaceColor',[0 0 0]);
rectangle('Position',[187.5 -131.25 6.25 6.25], 'FaceColor',[1 1 1]);
rectangle('Position',[193.75 -131.25 6.25 6.25], 'FaceColor',[0 0 0]);
rectangle('Position',[187.5 -137.5 6.25 6.25], 'FaceColor',[1 1 1]);
rectangle('Position',[193.75 -137.5 6.25 6.25], 'FaceColor',[0 0 0]);
rectangle('Position',[100 -156.25 6.25 6.25], 'FaceColor',[0 0 0]);
rectangle('Position',[106.25 -156.25 6.25 6.25], 'FaceColor',[0 0 0]);
rectangle('Position',[100 -162.5 6.25 6.25], 'FaceColor',[1 1 1]);
rectangle('Position',[106.25 -162.5 6.25 6.25], 'FaceColor',[0 0 0]);
rectangle('Position',[100 -168.75 6.25 6.25], 'FaceColor',[1 1 1]);
rectangle('Position',[106.25 -168.75 6.25 6.25], 'FaceColor',[0 0 0]);
rectangle('Position',[100 -175 6.25 6.25], 'FaceColor',[1 1 1]);
rectangle('Position',[106.25 -175 6.25 6.25], 'FaceColor',[0 0 0]);
rectangle('Position',[125 -168.75 6.25 6.25], 'FaceColor',[1 1 1]);
rectangle('Position',[131.25 -168.75 6.25 6.25], 'FaceColor',[1 1 1]);
rectangle('Position',[125 -175 6.25 6.25], 'FaceColor',[0 0 0]);
rectangle('Position',[131.25 -175 6.25 6.25], 'FaceColor',[0 0 0]);
rectangle('Position',[137.5 -168.75 6.25 6.25], 'FaceColor',[1 1 1]);
rectangle('Position',[143.75 -168.75 6.25 6.25], 'FaceColor',[1 1 1]);
rectangle('Position',[137.5 -175 6.25 6.25], 'FaceColor',[0 0 0]);
rectangle('Position',[143.75 -175 6.25 6.25], 'FaceColor',[1 1 1]);
rectangle('Position',[100 -181.25 6.25 6.25], 'FaceColor',[1 1 1]);
rectangle('Position',[106.25 -181.25 6.25 6.25], 'FaceColor',[0 0 0]);
rectangle('Position',[100 -187.5 6.25 6.25], 'FaceColor',[1 1 1]);
rectangle('Position',[106.25 -187.5 6.25 6.25], 'FaceColor',[0 0 0]);
rectangle('Position',[100 -193.75 6.25 6.25], 'FaceColor',[1 1 1]);
rectangle('Position',[106.25 -193.75 6.25 6.25], 'FaceColor',[0 0 0]);
rectangle('Position',[100 -200 6.25 6.25], 'FaceColor',[0 0 0]);
rectangle('Position',[106.25 -200 6.25 6.25], 'FaceColor',[0 0 0]);
rectangle('Position',[125 -181.25 6.25 6.25], 'FaceColor',[0 0 0]);
rectangle('Position',[131.25 -181.25 6.25 6.25], 'FaceColor',[0 0 0]);
rectangle('Position',[125 -187.5 6.25 6.25], 'FaceColor',[1 1 1]);
rectangle('Position',[131.25 -187.5 6.25 6.25], 'FaceColor',[1 1 1]);
rectangle('Position',[137.5 -181.25 6.25 6.25], 'FaceColor',[0 0 0]);
rectangle('Position',[143.75 -181.25 6.25 6.25], 'FaceColor',[1 1 1]);
rectangle('Position',[137.5 -187.5 6.25 6.25], 'FaceColor',[1 1 1]);
rectangle('Position',[143.75 -187.5 6.25 6.25], 'FaceColor',[1 1 1]);
rectangle('Position',[125 -193.75 6.25 6.25], 'FaceColor',[1 1 1]);
rectangle('Position',[131.25 -193.75 6.25 6.25], 'FaceColor',[1 1 1]);
rectangle('Position',[125 -200 6.25 6.25], 'FaceColor',[0 0 0]);
rectangle('Position',[131.25 -200 6.25 6.25], 'FaceColor',[0 0 0]);
rectangle('Position',[137.5 -193.75 6.25 6.25], 'FaceColor',[1 1 1]);
rectangle('Position',[143.75 -193.75 6.25 6.25], 'FaceColor',[1 1 1]);
rectangle('Position',[137.5 -200 6.25 6.25], 'FaceColor',[0 0 0]);
rectangle('Position',[143.75 -200 6.25 6.25], 'FaceColor',[0 0 0]);
rectangle('Position',[150 -156.25 6.25 6.25], 'FaceColor',[0 0 0]);
rectangle('Position',[156.25 -156.25 6.25 6.25], 'FaceColor',[0 0 0]);
rectangle('Position',[150 -162.5 6.25 6.25], 'FaceColor',[1 1 1]);
rectangle('Position',[156.25 -162.5 6.25 6.25], 'FaceColor',[1 1 1]);
rectangle('Position',[175 -156.25 6.25 6.25], 'FaceColor',[0 0 0]);
rectangle('Position',[181.25 -156.25 6.25 6.25], 'FaceColor',[0 0 0]);
rectangle('Position',[175 -162.5 6.25 6.25], 'FaceColor',[1 1 1]);
rectangle('Position',[181.25 -162.5 6.25 6.25], 'FaceColor',[1 1 1]);
rectangle('Position',[187.5 -156.25 6.25 6.25], 'FaceColor',[0 0 0]);
rectangle('Position',[193.75 -156.25 6.25 6.25], 'FaceColor',[0 0 0]);
rectangle('Position',[187.5 -162.5 6.25 6.25], 'FaceColor',[1 1 1]);
rectangle('Position',[193.75 -162.5 6.25 6.25], 'FaceColor',[0 0 0]);
rectangle('Position',[187.5 -168.75 6.25 6.25], 'FaceColor',[1 1 1]);
rectangle('Position',[193.75 -168.75 6.25 6.25], 'FaceColor',[0 0 0]);
rectangle('Position',[187.5 -175 6.25 6.25], 'FaceColor',[1 1 1]);
rectangle('Position',[193.75 -175 6.25 6.25], 'FaceColor',[0 0 0]);
rectangle('Position',[162.5 -181.25 6.25 6.25], 'FaceColor',[0 0 0]);
rectangle('Position',[168.75 -181.25 6.25 6.25], 'FaceColor',[0 0 0]);
rectangle('Position',[162.5 -187.5 6.25 6.25], 'FaceColor',[1 1 1]);
rectangle('Position',[168.75 -187.5 6.25 6.25], 'FaceColor',[1 1 1]);
rectangle('Position',[150 -193.75 6.25 6.25], 'FaceColor',[1 1 1]);
rectangle('Position',[156.25 -193.75 6.25 6.25], 'FaceColor',[1 1 1]);
rectangle('Position',[150 -200 6.25 6.25], 'FaceColor',[0 0 0]);
rectangle('Position',[156.25 -200 6.25 6.25], 'FaceColor',[0 0 0]);
rectangle('Position',[162.5 -193.75 6.25 6.25], 'FaceColor',[1 1 1]);
rectangle('Position',[168.75 -193.75 6.25 6.25], 'FaceColor',[1 1 1]);
rectangle('Position',[162.5 -200 6.25 6.25], 'FaceColor',[0 0 0]);
rectangle('Position',[168.75 -200 6.25 6.25], 'FaceColor',[0 0 0]);
rectangle('Position',[187.5 -181.25 6.25 6.25], 'FaceColor',[1 1 1]);
rectangle('Position',[193.75 -181.25 6.25 6.25], 'FaceColor',[0 0 0]);
rectangle('Position',[187.5 -187.5 6.25 6.25], 'FaceColor',[1 1 1]);
rectangle('Position',[193.75 -187.5 6.25 6.25], 'FaceColor',[0 0 0]);
rectangle('Position',[175 -193.75 6.25 6.25], 'FaceColor',[1 1 1]);
rectangle('Position',[181.25 -193.75 6.25 6.25], 'FaceColor',[1 1 1]);
rectangle('Position',[175 -200 6.25 6.25], 'FaceColor',[0 0 0]);
rectangle('Position',[181.25 -200 6.25 6.25], 'FaceColor',[0 0 0]);
rectangle('Position',[187.5 -193.75 6.25 6.25], 'FaceColor',[1 1 1]);
rectangle('Position',[193.75 -193.75 6.25 6.25], 'FaceColor',[0 0 0]);
rectangle('Position',[187.5 -200 6.25 6.25], 'FaceColor',[0 0 0]);
rectangle('Position',[193.75 -200 6.25 6.25], 'FaceColor',[0 0 0]);
X=[186.667,181.25,171.875,165.625,156.25,146.875,146.875,143.75,137.5,121.875,115.625,109.375,103.125,93.75,81.25,68.75,59.375,59.375,56.25,43.75,34.375,28.125,21.875,15.625,15.625,21.875,21.875,21.875,21.875,21.875,18.75,15.625,15.625,18.75,13.3333];
Y=[-186.667,-181.25,-184.375,-184.375,-181.25,-171.875,-165.625,-156.25,-137.5,-134.375,-134.375,-134.375,-134.375,-131.25,-118.75,-106.25,-96.875,-90.625,-81.25,-81.25,-90.625,-96.875,-103.125,-109.375,-115.625,-121.875,-128.125,-134.375,-140.625,-146.875,-156.25,-165.625,-171.875,-181.25,-186.667];
hold on;
plot(X,Y,'r');
legend('648.749','Location','southoutside');
